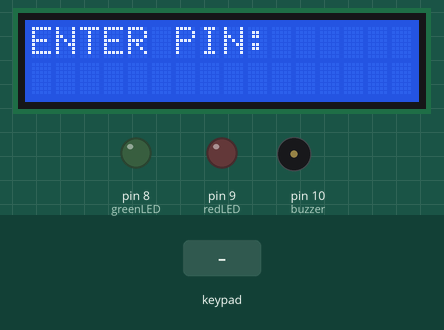
The sketch below on a simulated Arduino Uno, built with avr-gcc and run on an emulated ATmega328P. Shown: 16×2 character LCD, output pins drawn as LEDs (lit = HIGH), buzzer (waves = sounding). The inputs (shaded band) are chosen by the test bench.

Above: at 1.2 s.
1.3 s: keypad keys 1 2 3 4 pressed 0.4 s apart
At 3.2 s:
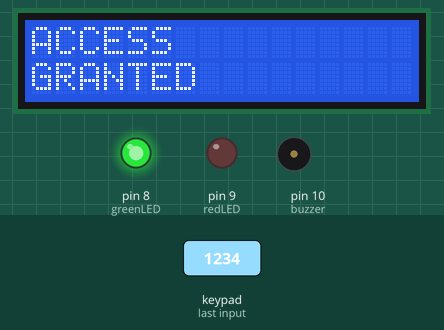
5.9 s: keypad keys 1 3 9 7 pressed 0.4 s apart
At 7.8 s:
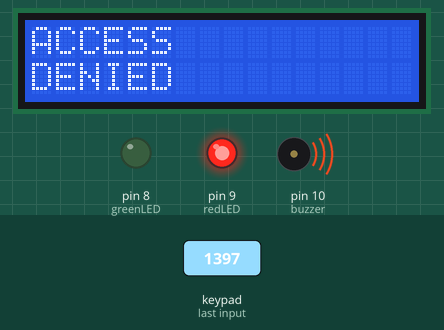
10.5 s: key '2' pressed
At 11.7 s:
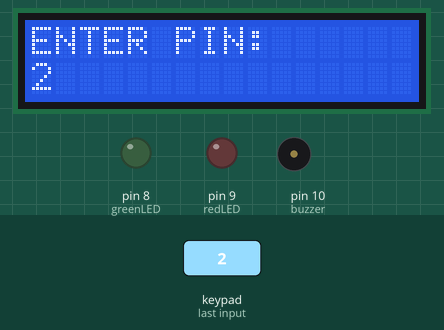
12.0 s: key '1' pressed
At 12.9 s:
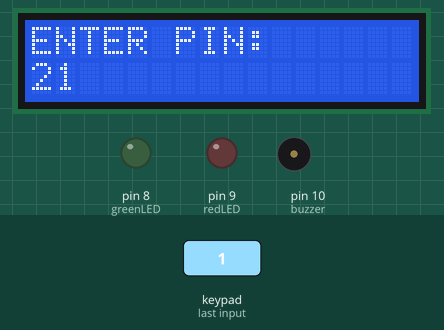
Timing chart, 0 to 14.5 s (numbered marks = the images above; inputs shaded):
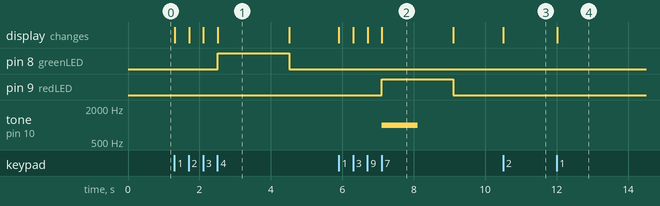

The sketch:

keypad_lcd_access.ino
```cpp
#include <Keypad.h>
#include <LiquidCrystal.h>

LiquidCrystal lcd(12, 11, 5, 4, 3, 2);

const byte ROWS = 4;
const byte COLS = 4;

char keys[ROWS][COLS] = {
  {'1','2','3','A'},
  {'4','5','6','B'},
  {'7','8','9','C'},
  {'*','0','#','D'}
};

byte rowPins[ROWS] = {A0, A1, A2, A3};
byte colPins[COLS] = {A4, A5, 6, 7};

Keypad keypad = Keypad(makeKeymap(keys), rowPins, colPins, ROWS, COLS);

const int greenLED = 8;
const int redLED = 9;
const int buzzer = 10;

String correctPIN = "1234";
String enteredPIN = "";

int wrongAttempts = 0;
bool locked = false;
unsigned long lockTime = 0;

void setup() {
  lcd.begin(16, 2);

  pinMode(greenLED, OUTPUT);
  pinMode(redLED, OUTPUT);
  pinMode(buzzer, OUTPUT);

  lcd.print("ENTER PIN:");
}

void loop() {

  if (locked) {
    if (millis() - lockTime >= 10000) {
      locked = false;
      wrongAttempts = 0;
      lcd.clear();
      lcd.print("ENTER PIN:");
    }
    return;
  }

  char key = keypad.getKey();

  if (key) {

    if (key >= '0' && key <= '9') {
      enteredPIN += key;
      lcd.setCursor(0,1);
      lcd.print(enteredPIN);
    }

    if (enteredPIN.length() == 4) {

      lcd.clear();

      if (enteredPIN == correctPIN) {

        lcd.print("ACCESS");
        lcd.setCursor(0,1);
        lcd.print("GRANTED");

        digitalWrite(greenLED, HIGH);
        delay(2000);
        digitalWrite(greenLED, LOW);

        wrongAttempts = 0;
      }

      else {

        lcd.print("ACCESS");
        lcd.setCursor(0,1);
        lcd.print("DENIED");

        digitalWrite(redLED, HIGH);
        tone(buzzer,1000,1000);

        delay(2000);

        digitalWrite(redLED, LOW);

        wrongAttempts++;

        if (wrongAttempts >= 3) {
          lcd.clear();
          lcd.print("LOCKED");
          locked = true;
          lockTime = millis();
        }
      }

      enteredPIN = "";

      if (!locked) {
        lcd.clear();
        lcd.print("ENTER PIN:");
      }
    }
  }
}
```

Measured:
- after the input at 1.3 s, pin 8 (greenLED): LOW → HIGH after 1.2 s, → LOW 2.0 s later; the display: first changes at once (image 1 shows a later state)
- after the input at 5.9 s, pin 9 (redLED): LOW → HIGH after 1.2 s, → LOW 2.0 s later; tone on pin 10 (buzzer): silent → 1000 Hz after 1.2 s, → silent 1.0 s later; the display: first changes at once (image 2 shows a later state)
- after the input at 10.5 s, the display: changes at once (image 3)
- after the input at 12.0 s, the display: changes at once (image 4)
- what the display in image 1 shows lasts 2.0 s, from 2.5 s to 4.5 s
